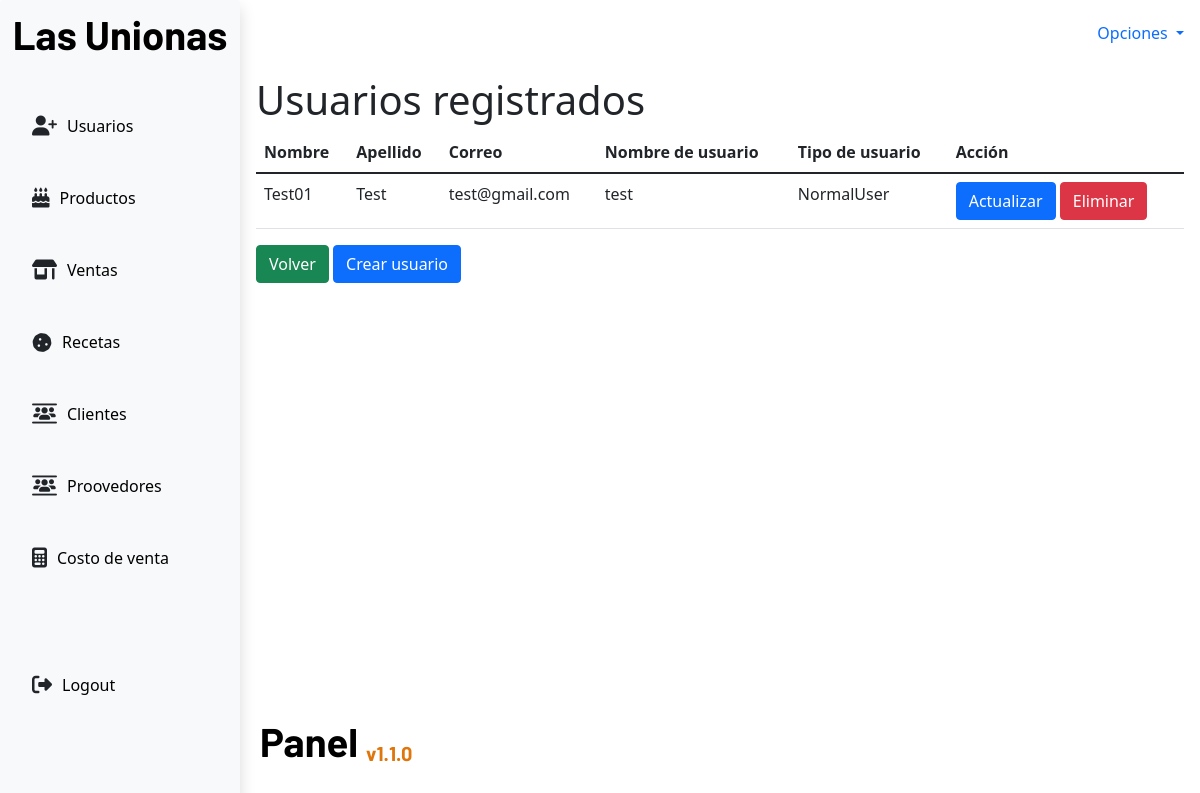
Before: /users/ with the older database file.
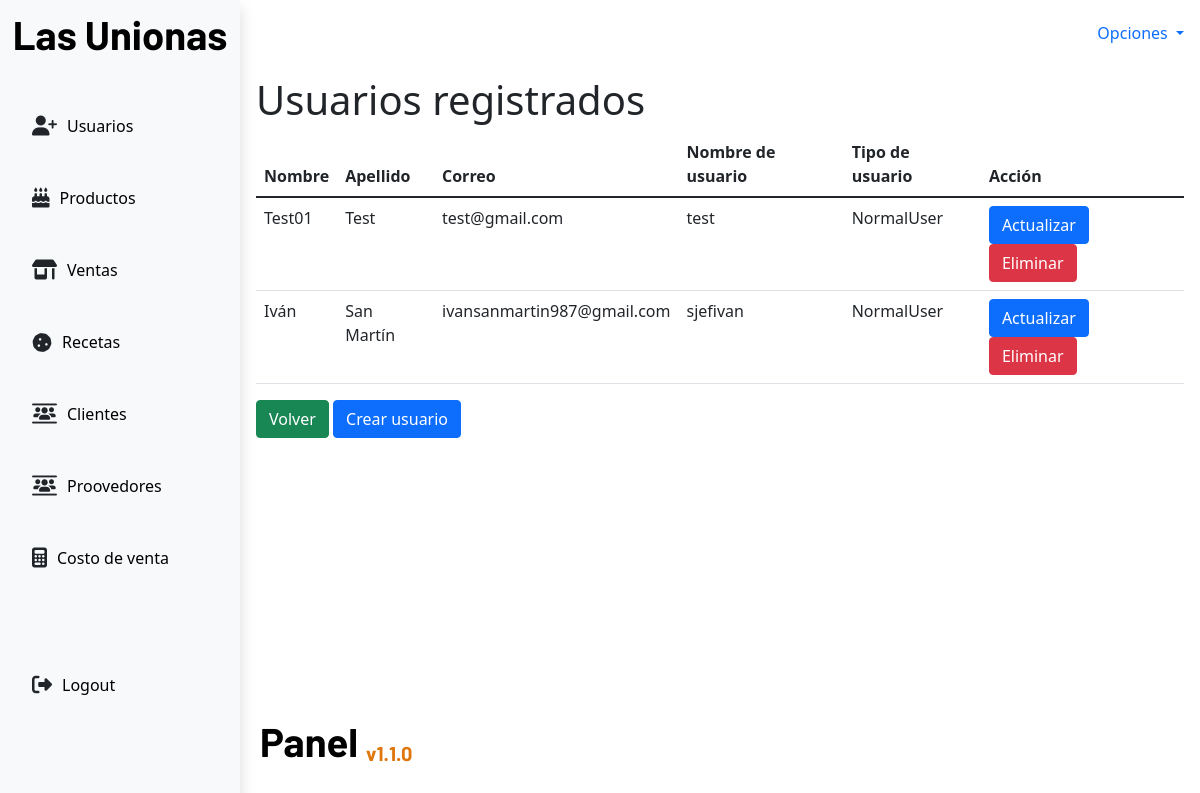
After: the same page with the newer database file.
### app/models.py (models this page shows, shortened)
class UserCollaborator(models.Model):
    name = models.CharField(max_length=50,null=False)
    lastname = models.CharField(max_length=50,null=False)
    email = models.EmailField(max_length=100,null=False)
    username = models.CharField(max_length=50,null=False)
    password = models.BinaryField(max_length=150,null=False)
    role = models.CharField(
        max_length=20,
        choices=Roles.choices,
        default=Roles.NORMAL_USER
    )

### app/views.py (the view)
# urls.py: path('users/',views.usersTable,name='usersTable'),
def usersTable(request):
    if request.method == 'GET':
        users = UserCollaborator.objects.all()
        return render(request,'users/usersTable.html',{'users':users})

### app/templates/users/usersTable.html
{% extends 'base.html' %}
{% block content %}
<div>
    <h1>Usuarios registrados</h1>
</div>
<div>
    <table class="table">
        <thead>
            <tr>
                <th>Nombre</th>
                <th>Apellido</th>
                <th>Correo</th>
                <th>Nombre de usuario</th>
                <th>Tipo de usuario</th>
                <th>Acción</th>
            </tr>
        </thead>
        <tbody>
            {%for user in users%}
            <tr>
                <td>{{user.name}}</td>
                <td>{{user.lastname}}</td>
                <td>{{user.email}}</td>
                <td>{{user.username}}</td>
                <td>{{user.role}}</td>
                <td>
                    <a class="btn btn-primary" href="{%url 'updateUser' user.id%}">Actualizar</a>
                    <a class="btn btn-danger" href="{%url 'deleteUser' user.id%}">Eliminar</a>
                </td>
            </tr>
            {%endfor%}
        </tbody>
    </table>
</div>
<div>
    <a class="btn btn-success" href="{% url 'home'%}">Volver</a>
    <a class="btn btn-primary" href="{% url 'createUser'%}">Crear usuario</a>
</div>
{% endblock content %}

Changed rows visible on the page:
added UserCollaborator: name "Iván", lastname "San Martín", email "ivansanmartin987@gmail.com", username "sjefivan", role "NormalUser"
